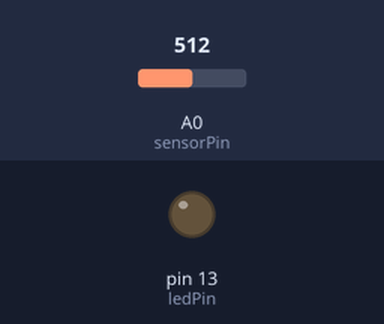
Bench run of a sketch on a simulated Arduino Uno, built with avr-gcc and run on an emulated ATmega328P. On the bench: output pins drawn as LEDs (lit = HIGH). Inputs (shaded band) come from the test bench; at power-on: A0 (sensorPin) = 512. What the sketch prints to the serial monitor is not drawn.

Above: at 1.2 s.
1.3 s: A0 (sensorPin) set to 0
At 4.1 s:
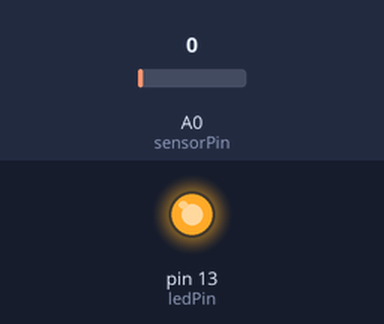
4.3 s: A0 (sensorPin) set to 122
At 5.0 s:
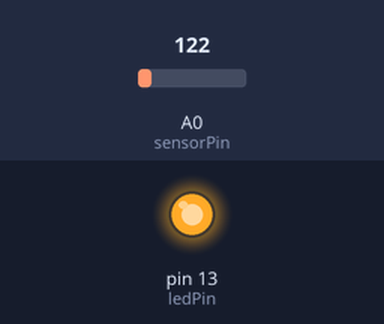
Timing chart, 0 to 7.3 s (numbered marks = the images above; inputs shaded):
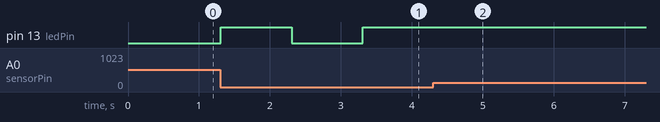

Measured:
- after the input at 1.3 s, pin 13 (ledPin): LOW → HIGH at once, → LOW 1.0 s later, → HIGH 1.0 s later
- after the input at 4.3 s, pin 13 (ledPin): stops changing and stays HIGH

The sketch:

BigRed_SensorLedBlinking.ino
```cpp
int sensorPin = A0;    // select the input pin for the sensor
int ledPin = 13;        // select the pin for the LED
int sensorValue = 0;   // variable to store the value coming from the sensor
int ledState = LOW;    // ledState used to set the LED

unsigned long previousMillis = 0;   // will store last time LED changed status
const long interval = 1000;         // interval at which to blink (milliseconds)

void setup() {
  // declare the ledPin as an OUTPUT:
  pinMode(ledPin, OUTPUT);
  Serial.begin(9600);
}

void loop() {
  // read the value from the sensor:
  sensorValue = analogRead(sensorPin);
  Serial.println(sensorValue);

  if (sensorValue == 0){
  //start timer
  //when timer is 5 seconds
  //blink LED

  unsigned long currentMillis = millis();

  if (currentMillis - previousMillis >= interval) {
    // save the last time you blinked the LED
    previousMillis = currentMillis;

    // if the LED is off turn it on and vice-versa:
    if (ledState == LOW) {
      ledState = HIGH;
    } else {
      ledState = LOW;
    }

    // set the LED with the ledState of the variable:
    digitalWrite(ledPin, ledState);
  }
}

  if (sensorValue > 0){
  //sensor is pressed
  //do nothing
}

}
```
